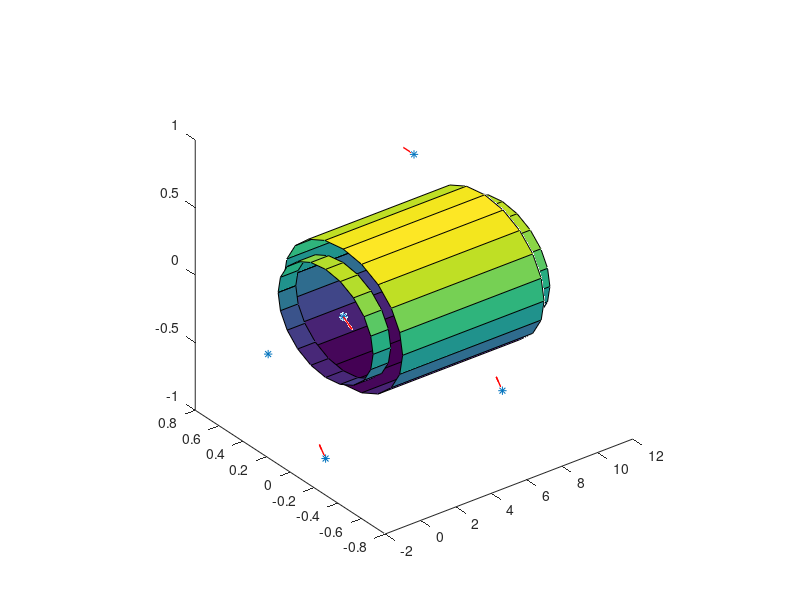
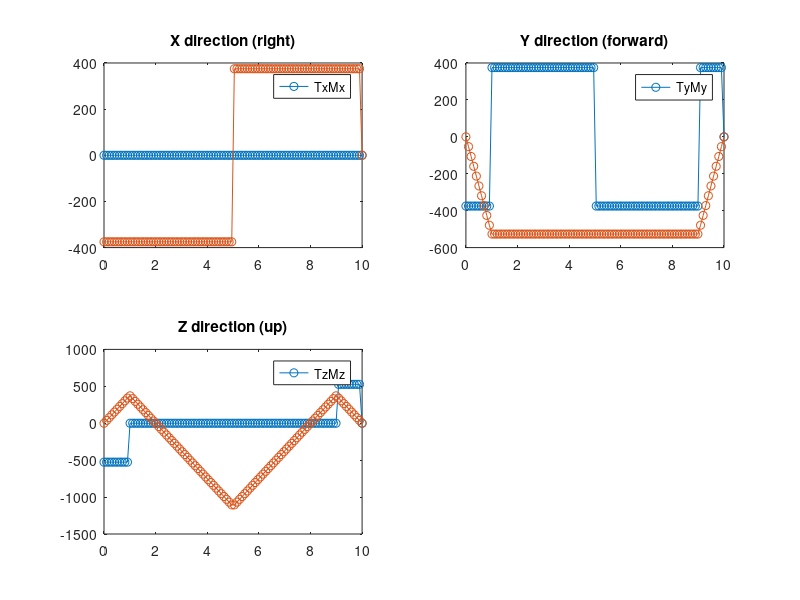

MATLAB code to generate these figures, in order:
clear all; clc; close all;

%Inputdata
L = 10;

%Veichle geometry
h = 1;  %CoM - Ground
h1 = 0.5; %CoM - Air resistance
df = 1; %CoM - front
db = 1; %CoM - rear
dh = 2; %
rd = 1; %radius chain drive
rb = 1; %radius brake rotor
Dd = 1; %radius wheel

%Constants
air_desity = 1;
veichle_front_area = L*(h+h1);
air_resistance_coefficient = 1;
a = 0; %acceleration
v = 10; %velocity
mass = 100;
g = 9.82;

%Given forces
air_resistance_magnitude = 0.5 * air_desity * veichle_front_area * air_resistance_coefficient * v * v;
drive_force_magnitude = air_resistance_magnitude + mass * a;
wheel_force_vertical_magnitude = (drive_force_magnitude * h + air_resistance_magnitude * h1 + mass * g * df) / (db + df);
chain_force_magnitude = drive_force_magnitude * dh / (2 * rd);

%Radiuses
axle_main_radius = rb / 2;
axle_secondary_radius = axle_main_radius * 0.8;
chain_radius = rd; %rd
wheel_radius = Dd; %Dd
brake_disk_radius = rb; % rb

%Positions
bearing_pos = 1; %b1
brake_disk_pos = 1.5;

%Directions
right = [1; 0; 0];
forward = [0; 1; 0];
up = [0; 0; 1];

%Forces
bearing_force_N = -0.5 * (drive_force_magnitude + chain_force_magnitude) * forward + wheel_force_vertical_magnitude * -0.5 * up ; % Actual values later
wheel_drive_force_N = drive_force_magnitude * 0.5 * forward;
wheel_normal_force_N = wheel_force_vertical_magnitude * 0.5 * up;
braking_force_N = 0 * (up + forward) / norm(up + forward);
chain_force_N = chain_force_magnitude * forward;

%Act points
wheel_act_point_left = 0 * right - wheel_radius * up;
bearing_act_point_left = bearing_pos * right;
brake_act_point_left = brake_disk_pos * right + (brake_disk_radius/sqrt(2)) * forward - (brake_disk_radius/sqrt(2)) * up;
chain_act_point = right * L/2 + chain_radius * up;
brake_act_point_right = (L-brake_disk_pos) * right + (brake_disk_radius/sqrt(2)) * forward - (brake_disk_radius/sqrt(2)) * up;
bearing_act_point_right = (L-bearing_pos) * right;
wheel_act_point_right = L * right - wheel_radius * up;

wheel_total_force_N = wheel_normal_force_N + wheel_drive_force_N;

%Forces at acting points on the axle
force_matrix = [wheel_total_force_N, bearing_force_N, braking_force_N, chain_force_N, braking_force_N, bearing_force_N, wheel_total_force_N];
act_point_matrix = [wheel_act_point_left, bearing_act_point_left, brake_act_point_left, chain_act_point, brake_act_point_right, bearing_act_point_right, wheel_act_point_right];

%Cross section information
cross_section_radiuses = [axle_secondary_radius, axle_main_radius, axle_secondary_radius];
cross_section_change_area_position = [0, bearing_pos, L-bearing_pos];
% cross_section_moment_of_inertias = [
%     0, 0, 0;
%     axle_secondary_radius, axle_main_radius, axle_secondary_radius;
%     axle_secondary_radius, axle_main_radius, axle_secondary_radius
% ].^4 * pi / 4;

% cross_section_areas = [axle_secondary_radius, axle_main_radius, axle_secondary_radius].^2 * pi;










%Main program

disp(force_matrix);
disp(act_point_matrix);

%Plot 3D visualization
plot3(act_point_matrix(1, :), act_point_matrix(2, :), act_point_matrix(3, :), '*');
for i = 1:length(force_matrix)
    act_point = act_point_matrix(:, i);
    force = force_matrix(:, i);
    
    %Normalize force
    force = force / norm(force);
    force = force * 0.1;
    
    hold on;
    quiver3(act_point(1), act_point(2), act_point(3), force(1), force(2), force(3), 'r','LineWidth',1);
end

%Draw cylinders
%Main cylinder
hold on;
[X,Y,Z] = cylinder(axle_main_radius);
surf(Z*(L - 2 * bearing_pos) + bearing_pos, X, Y);

%Secondary cylinders
hold on;
[X,Y,Z] = cylinder(axle_secondary_radius);
surf(Z*bearing_pos, X, Y);
hold on;
surf(Z*bearing_pos + L -bearing_pos, X, Y);



pbaspect([1,1,1]);


%Calculate cross section force at x_points along x-axis
function ret = calc_cross_section_forces(x_points, force_matrix, act_point_matrix)
    T = [];
    M = [];
    for x = x_points
        cross_section_pos = [x; 0; 0];
        forces = [];
        
        [~, cols] = size(act_point_matrix);
        %Get forces left of x
        for i = 1:cols
            if act_point_matrix(1, i) - x <= 0
                forces = [forces, force_matrix(:, i)];
            end
        end

        [~, cols] = size(forces);
        moments = zeros(size(forces));
        for i = 1:cols
            moments(:,i) = cross(act_point_matrix(:,i) - cross_section_pos, forces(:, i));
        end
        
        T = [T, -[sum(forces(1,:)); sum(forces(2,:)); sum(forces(3,:))]];
        M = [M, -[sum(moments(1,:)); sum(moments(2,:)); sum(moments(3,:))]];
    end 
    ret.T = T;
    ret.M = M;
end

function ret = calc_cross_section_stress(x_points, cross_section_forces, cross_section_moments, cross_section_radiuses, cross_section_change_area_position)
    stress_matrixes = zeros(3, 3, length(x_points));
    cross_section_moment_of_inertias = [
        0, 0, 0;
        cross_section_radiuses;
        cross_section_radiuses
    ].^4 * pi ./ 4;
    cross_section_areas = pi * cross_section_radiuses.^2;
    
    for i = 1:length(x_points)
        %Normal stress
        z_coordinate = 0.1;
        y_coordinate = 0.1;
        
        cs_force = cross_section_forces(:, i);
        cs_moment = cross_section_moments(:, i);
        cs_radius = cross_section_radiuses(1);
        cs_area = cross_section_areas(1);
        cs_inertia = cross_section_moment_of_inertias(:, 1);

        stress_xx = cs_force(1) / cs_area + y_coordinate * cs_moment(2) / cs_inertia(2) + z_coordinate * cs_moment(3) / cs_inertia(3);

        %Shear stress
        % stress_xz = 4/3 * cs_force / cs_area;
        % stress_xy = 4/3 * cs_force / cs_area;
        %Stress xz = force-z direction - force y-direction
        stress_xz = 4*cs_force(3) / (3*pi * cs_radius.^4) * (cs_radius.^2 - z_coordinate.^2) + 4*cs_force(2) / (3*pi * cs_radius.^4) * z_coordinate*y_coordinate;
        stress_xy = 4*cs_force(2) / (3*pi * cs_radius.^4) * (cs_radius.^2 - y_coordinate.^2) - 4*cs_force(3) / (3*pi * cs_radius.^4) * y_coordinate*z_coordinate;
        % stress_xy = -4 * cs_force(q) / (3 * pi * cs_radius.^4) * y_coordinate * z_coordinate;

        % stress_twist = G * Mv / Kr * r
        stress_twist_magnitude = sqrt(y_coordinate.^2 * z_coordinate.^2) * cs_moment(1) / (cs_radius.^4 * pi / 2);
        stress_twist = [0; -z_coordinate; y_coordinate];
        stress_twist = stress_twist_magnitude * stress_twist / norm(stress_twist);
        disp("Stress twist:   ");
        disp(stress_twist);

        stress_matrix = [
            stress_xx, stress_xy, stress_xz;
            stress_xy, 0, 0;
            stress_xz, 0, 0
        ];
        stress_matrixes(:,:,i) = stress_matrix;
        end

    ret = stress_matrixes;
end

% force_matrix = [
%     0, 0, 0;
%     0, 0, 0;
%     1, -2, 1;
% ];
% act_point_matrix = [
%     0, 0.5, 1;
%     0, 0, 0;
%     0, 0, 0;
% ];

xx = linspace(0, L, 100);

result = calc_cross_section_forces(xx, force_matrix, act_point_matrix);
disp(result.T)
disp(result.M)
f2 = figure;
subplot(2, 2, 1);
plot(xx, result.T(1,:), 'o-');
hold on;
plot(xx, result.M(1,:), 'o-');
hold on;
title("X direction (right)");
legend(["Tx", "Mx"])

subplot(2, 2, 2);
plot(xx, result.T(2,:), 'o-');
hold on;
plot(xx, result.M(2,:), 'o-');
hold on;
title("Y direction (forward)");
legend(["Ty", "My"])

subplot(2, 2, 3);
plot(xx, result.T(3,:), 'o-');
hold on;
plot(xx, result.M(3,:), 'o-');
hold on;
title("Z direction (up)");
legend(["Tz", "Mz"])

% result = calc_cross_section_forces(0, force_matrix, act_point_matrix);
% disp(result.T)
% disp(result.M)

result = calc_cross_section_stress(0.3, result.T, result.M, cross_section_radiuses, cross_section_change_area_position);
disp("Stress matrixes: ")
disp(result);
